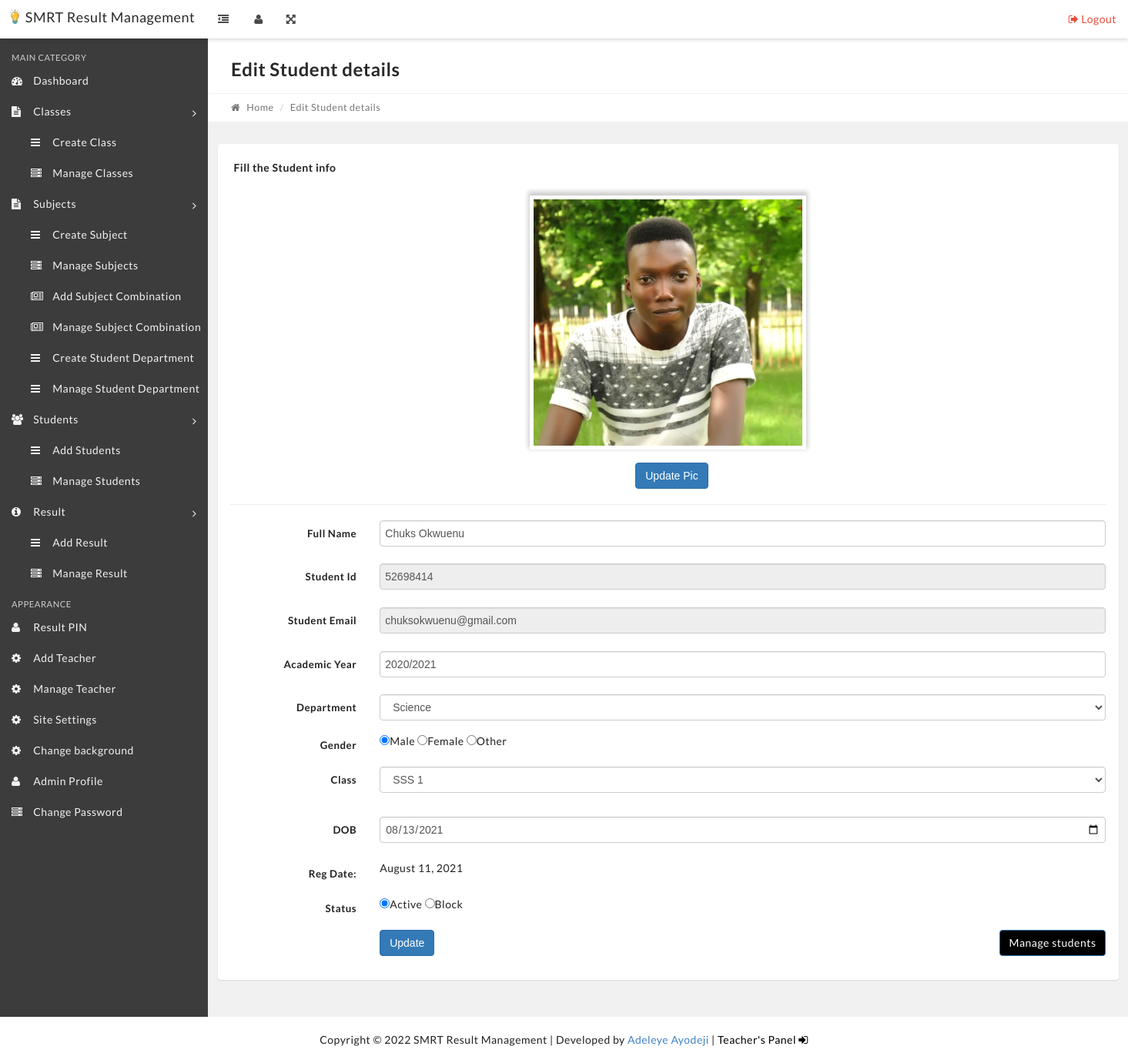
Page /edit-student.php?stid=1 on the committed database.
### tables this page shows
CREATE TABLE IF NOT EXISTS `settings` (
  `id` int(11) NOT NULL AUTO_INCREMENT,
  `title` varchar(10000) DEFAULT NULL,
  `description` text,
  `address1` longtext,
  `address2` longtext,
  `session` varchar(1000) DEFAULT NULL,
  `term` varchar(1000) DEFAULT NULL,
  `logo` varchar(1000) DEFAULT NULL,
  `siteback` varchar(1000) DEFAULT NULL,
  PRIMARY KEY (`id`)
);

CREATE TABLE IF NOT EXISTS `tblstudents` (
  `StudentId` int(11) NOT NULL AUTO_INCREMENT,
  `StudentName` varchar(100) NOT NULL,
  `classtype` varchar(1000) DEFAULT NULL,
  `session` varchar(1000) DEFAULT NULL,
  `logo` varchar(10000) DEFAULT NULL,
  `RollId` varchar(100) NOT NULL,
  `StudentEmail` varchar(100) NOT NULL,
  `mobile` varchar(1000) DEFAULT NULL,
  `Gender` varchar(10) NOT NULL,
  `DOB` varchar(100) NOT NULL,
  `ClassId` int(11) NOT NULL,
  `user_token` varchar(1000) DEFAULT NULL,
  `RegDate` timestamp NOT NULL DEFAULT CURRENT_TIMESTAMP,
  `UpdationDate` timestamp NULL DEFAULT NULL ON UPDATE CURRENT_TIMESTAMP,
  `Status` int(1) NOT NULL,
  `Departments` mediumtext,
  `password` varchar(1000) DEFAULT NULL,
  PRIMARY KEY (`StudentId`)
);

CREATE TABLE IF NOT EXISTS `tbldepartments` (
  `id` int(11) NOT NULL AUTO_INCREMENT,
  `DepartmentName` varchar(10000) DEFAULT NULL,
  `CreationDate` timestamp NULL DEFAULT CURRENT_TIMESTAMP,
  `Updationdate` timestamp NOT NULL DEFAULT CURRENT_TIMESTAMP,
  PRIMARY KEY (`id`)
);

CREATE TABLE IF NOT EXISTS `tblclasses` (
  `id` int(11) NOT NULL AUTO_INCREMENT,
  `ClassName` varchar(80) DEFAULT NULL,
  `ClassNameNumeric` int(4) DEFAULT NULL,
  `Section` varchar(10000) DEFAULT NULL,
  `CreationDate` timestamp NOT NULL DEFAULT CURRENT_TIMESTAMP,
  `price` int(255) DEFAULT NULL,
  PRIMARY KEY (`id`)
);

### edit-student.php (the view, shortened to what this page needs)
<?php
include('includes/config.php');
if(strlen($_SESSION['alogin'])=="")
    {
    header("Location: index.php");
    }
    else{
$stid=intval($_GET['stid']);
?>
<?php include('includes/header.php');?>
<?php include('includes/topbar.php');?>
<div class="content-wrapper">
    <div class="content-container">
        <?php include('includes/leftbar.php');?>
        <div class="main-page">
            <div class="container-fluid">
                <div class="row page-title-div">
                    <div class="col-md-6">
                        <h2 class="title">Edit Student details</h2>
                    </div>
                </div>
                <div class="row breadcrumb-div">
                    <div class="col-md-6">
                        <ul class="breadcrumb">
                            <li><a href="dashboard.php"><i class="fa fa-home"></i> Home</a></li>
                            <li class="active">Edit Student details</li>
                        </ul>
                    </div>
                </div>
            </div>
            <div class="container">
                <div class="row">
                    <div class="col-md-12 p-4">
                        <div class="panel">
                            <div class="panel-heading">
                                <div class="panel-title">
                                    <h5>Fill the Student info</h5>
                                </div>
                            </div>
                            <div class="panel-body">
                                <form action="" method="post" enctype="multipart/form-data">
                                    <div
                                        style="margin-right: auto;margin-left: auto;width: 63%;    margin-bottom: 14px;">
                                        <div class="form-group" id="imagemi">
                                            <label>
                                                <?php
                                                $picsql = "SELECT * FROM tblstudents WHERE StudentId = '$stid'";
                                                $picq = $con->query($picsql);
                                                $picresult = mysqli_fetch_assoc($picq);
                                                ?>
                                                <img id="getpic" src="images/<?php echo($picresult['logo']); ?>"
                                                    style="width: 100%;height: auto;display: inline-block;box-shadow:0px -3px 6px 2px rgba(0,0,0,0.2);cursor: pointer;border: 5px solid white;">
                                            </label>
                                        </div>
                                        <center><button class="btn btn-primary" name="updatelogo"
                                                style="margin-left: 10px;">Update Pic</button></center>
                                    </div>
                                </form>
                                <hr>
                                <form class="form-horizontal" method="post">
                                    <?php
$sql = "SELECT tblstudents.StudentName,tblstudents.classtype,tblstudents.session,tblstudents.Departments,tblstudents.RegDate,tblstudents.StudentId,tblstudents.Status,tblstudents.StudentEmail,tblstudents.Gender,tblstudents.DOB,tblclasses.ClassName,tblstudents.ClassId,tblstudents.RollId from tblstudents join tblclasses on tblclasses.id=tblstudents.ClassId where tblstudents.StudentId=:stid";
$query = $dbh->prepare($sql);
$query->bindParam(':stid',$stid,PDO::PARAM_STR);
$query->execute();
$results=$query->fetchAll(PDO::FETCH_OBJ);
if($query->rowCount() > 0)
{
foreach($results as $result)
{  ?>
                                    <div class="form-group">
                                        <label for="default" class="col-sm-2 control-label">Full Name</label>
                                        <div class="col-sm-10">
                                            <input type="text" name="fullanme" class="form-control" id="fullanme"
                                                value="<?php echo htmlentities($result->StudentName)?>"
                                                required="required" autocomplete="off">
                                        </div>
                                    </div>
                                    <div class="form-group">
                                        <label for="default" class="col-sm-2 control-label">Student Id</label>
                                        <div class="col-sm-10">
                                            <input type="text" name="studentid" class="form-control" readonly
                                                value="<?php echo htmlentities($result->RollId)?>" required="required"
                                                autocomplete="off">
                                        </div>
                                    </div>
                                    <div class="form-group">
                                        <label for="default" class="col-sm-2 control-label">Student Email</label>
                                        <div class="col-sm-10">
                                            <input type="text" name="email" class="form-control" readonly
                                                value="<?php echo htmlentities($result->StudentEmail)?>"
                                                required="required" autocomplete="off">
                                        </div>
                                    </div>
                                    <div class="form-group">
                                        <label for="default" class="col-sm-2 control-label">Academic Year</label>
                                        <div class="col-sm-10">
                                            <input type="text" name="session" class="form-control"
                                                value="<?php echo htmlentities($result->session)?>" required="required"
                                                autocomplete="off">
                                        </div>
                                    </div>
                                    <div class="form-group">
                                        <label for="default" class="col-sm-2 control-label">Department</label>
                                        <div class="col-sm-10">
                                            <select name="Department" class="form-control" id="default"
                                                required="required">
                                                <option value="<?php echo htmlentities($result->Departments)?>"><?php
                                                        $dpid = $result->Departments;
                                                        $dpquery = mysqli_query($con, "SELECT * FROM tbldepartments WHERE id = '$dpid' ") or die();
                                                        $dpresult = mysqli_fetch_assoc($dpquery);
                                                        echo $dpresult["DepartmentName"];
                                                        ?></option>
                                            </select>
                                        </div>
                                    </div>
                                    <div class="form-group">
                                        <label for="default" class="col-sm-2 control-label">Gender</label>
                                        <div class="col-sm-10">
                                            <?php  $gndr=$result->Gender;
if($gndr=="Male")
{
?>
                                            <input type="radio" name="gender" value="Male" required="required"
                                                checked>Male <input type="radio" name="gender" value="Female"
                                                required="required">Female <input type="radio" name="gender"
                                                value="Other" required="required">Other
                                            <?php }?>
                                        </div>
                                    </div>
                                    <div class="form-group">
                                        <label for="default" class="col-sm-2 control-label">Class</label>
                                        <div class="col-sm-10">
                                            <select name="class" class="form-control" id="classtype" required="">
                                                <div class="col-sm-10">
                                                    <option value="<?php echo htmlentities($result->ClassId)?>">
                                                        <?php echo htmlentities($result->ClassName)?></option>
                                            </select>
                                        </div>
                                    </div>
                                    <div class="form-group">
                                        <div id="entry" class="col-sm-10">
                                        </div>
                                    </div>
                                    <div class="form-group">
                                        <label for="date" class="col-sm-2 control-label">DOB</label>
                                        <div class="col-sm-10">
                                            <input type="date" name="dob" class="form-control"
                                                value="<?php echo htmlentities($result->DOB)?>" id="date">
                                        </div>
                                    </div>
                                    <div class="form-group">
                                        <label for="default" class="col-sm-2 control-label">Reg Date: </label>
                                        <div class="col-sm-10">
                                            <?php echo htmlentities(date("F j, Y",strtotime($result->RegDate)))?>
                                        </div>
                                    </div>
                                    <div class="form-group"
                                        style="display: <?php echo (isset($_SESSION["teacher"]))? 'none': 'block'; ?>;">
                                        <label for="default" class="col-sm-2 control-label">Status</label>
                                        <div class="col-sm-10">
                                            <?php  $stats=$result->Status;
if($stats=="1")
{
?>
                                            <input type="radio" name="status" value="1" required="required"
                                                checked>Active <input type="radio" name="status" value="0"
                                                required="required">Block
                                            <?php }?>
                                        </div>
                                    </div>
                                    <?php }} ?>
                                    <div class="form-group">
                                        <div class="col-sm-offset-2 col-sm-10">
                                            <button type="submit" name="submit" class="btn btn-primary">Update</button>
                                            <a href="manage-students.php" class="btn btn-primary"
                                                style="float: right;background: black;color: white;">
                                                Manage students
                                            </a>
                                        </div>
                                    </div>
                                </form>
                            </div>
                        </div>
                    </div>
                </div>
            </div>
        </div>
    </div>
</div>
<?php include 'includes/credit.php'; ?>
</body>
</html>
<?PHP } ?>

### includes/topbar.php (shortened to what this page needs)
<nav class="navbar top-navbar bg-white box-shadow">
          	<div class="container-fluid">
                  <div class="row">
                      <div class="navbar-header no-padding">
              			<a class="navbar-brand" href="dashboard.php" style="color: black;">
              			   <?php
                          $stmt = $dbh->query("SELECT * FROM settings");
                          $rowww = $stmt->fetch(PDO::FETCH_OBJ);
                          ?>
                          <img src="images/<?php echo htmlentities($rowww->logo); ?>" style="float: left;height: 19px;margin-right: 6px;">
                          <?php
                          echo htmlentities($rowww->title);
                          ?>
              			</a>
                          <span class="small-nav-handle hidden-sm hidden-xs"><i class="fa fa-outdent"></i></span>
              		</div>
              		<div class="collapse navbar-collapse" id="navbar-collapse-1">
              			<ul class="nav navbar-nav" data-dropdown-in="fadeIn" data-dropdown-out="fadeOut">
                              <?php
                              if (!isset($_SESSION["teacher"])) {
                                  ?>
                                   <li class="hidden-sm hidden-xs"><a href="#" class="user-info-handle"><i class="fa fa-user"></i></a></li>
                                  <?php
                              }
                              ?>
                              <li class="hidden-sm hidden-xs"><a href="#" class="full-screen-handle"><i class="fa fa-arrows-alt"></i></a></li>
              			</ul>
              			<ul class="nav navbar-nav navbar-right" data-dropdown-in="fadeIn" data-dropdown-out="fadeOut">
              				    <li><a href="logout.php" class="color-danger text-center"><i class="fa fa-sign-out"></i> Logout</a></li>
              			</ul>
              		</div>
                  </div>
          	</div>
          </nav>

### includes/credit.php
<?php
    $place = $_SERVER['REQUEST_URI'] == "/teacherlog.php" ? "fixed" : "static";
?>
<div class="credit" style="position: <?php echo $_SESSION ? "static" : $place; ?>;">
				   <?php
                            $stmt = $dbh->query("SELECT * FROM settings");
                            $rowwww = $stmt->fetch(PDO::FETCH_OBJ);
                            ?>
           Copyright &copy; <?php echo date("Y")." ". htmlentities($rowwww->title); ?> | Developed by <a href="https://adeleyeayodeji.com" target="_blank">Adeleye Ayodeji</a> | <?php
           	if (!isset($_SESSION["alogin"])) {
			?>
			<a href="teacherlog.php" style="color: black;">Teacher's Panel <i class="fa fa-sign-in"></i></a>
			<?php
		}else{
		   	?>
		   	<a href="logout.php" style="color: red;">Logout <i class="fa fa-sign-out"></i></a>
		   	<?php
		}
            ?>
        </div>

### rows in the picture
settings: logo (picture), title "SMRT Result Management"
tblstudents: logo (picture), fullanme "Chuks Okwuenu", studentid "52698414", email "chuksokwuenu@gmail.com", session "2020/2021", Department "Science", class "SSS 1", dob "08/13/2021", RegDate "August 11, 2021"
